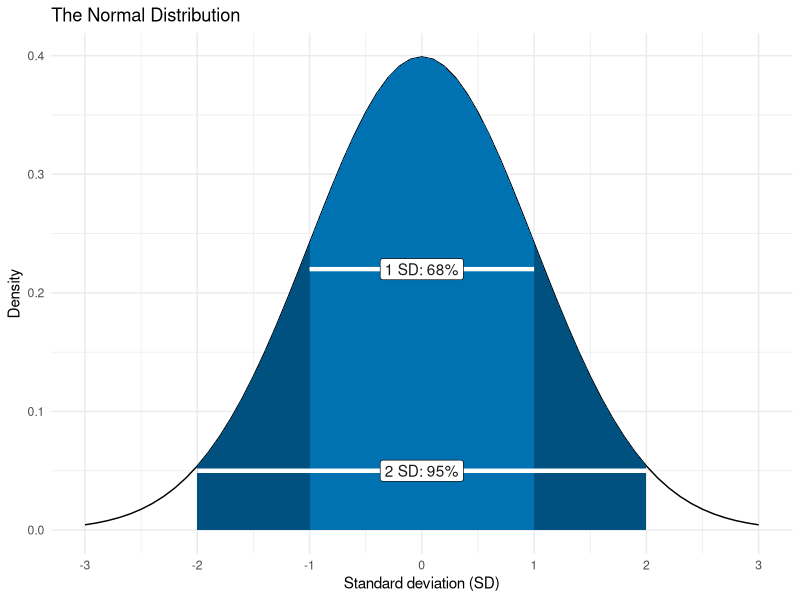
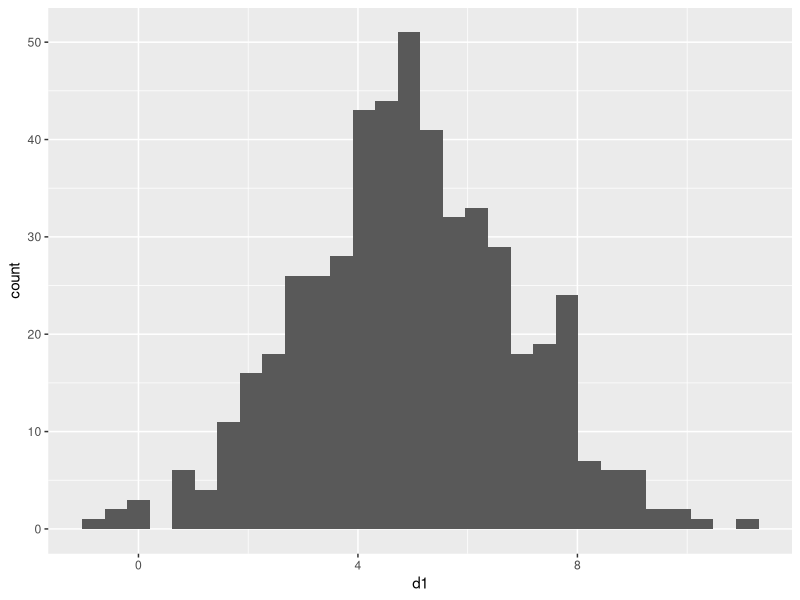
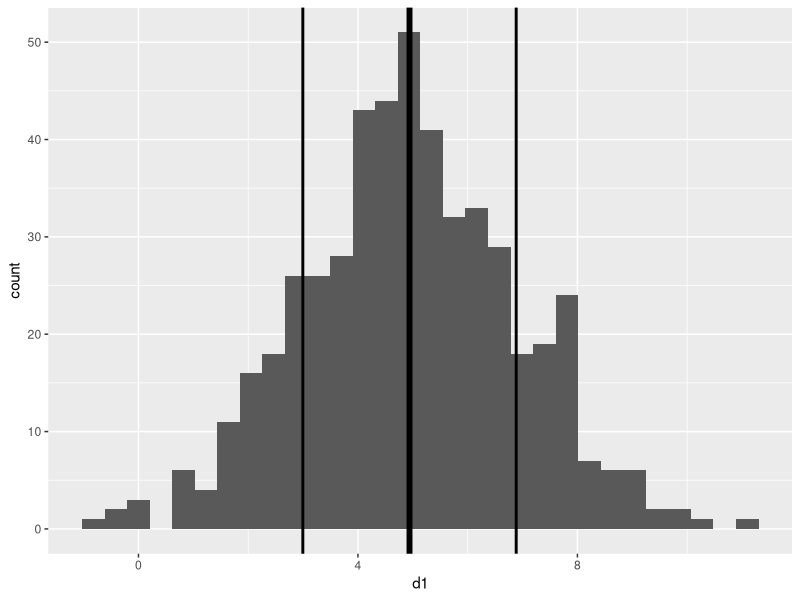
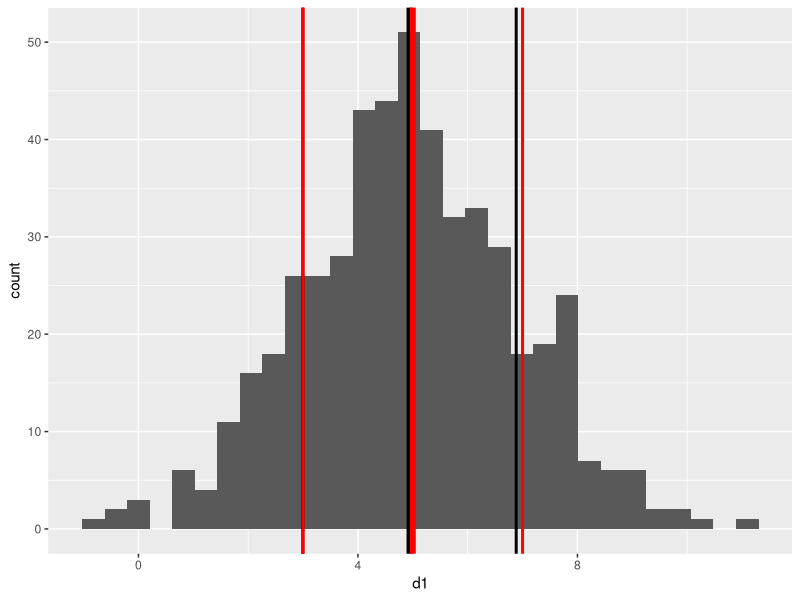
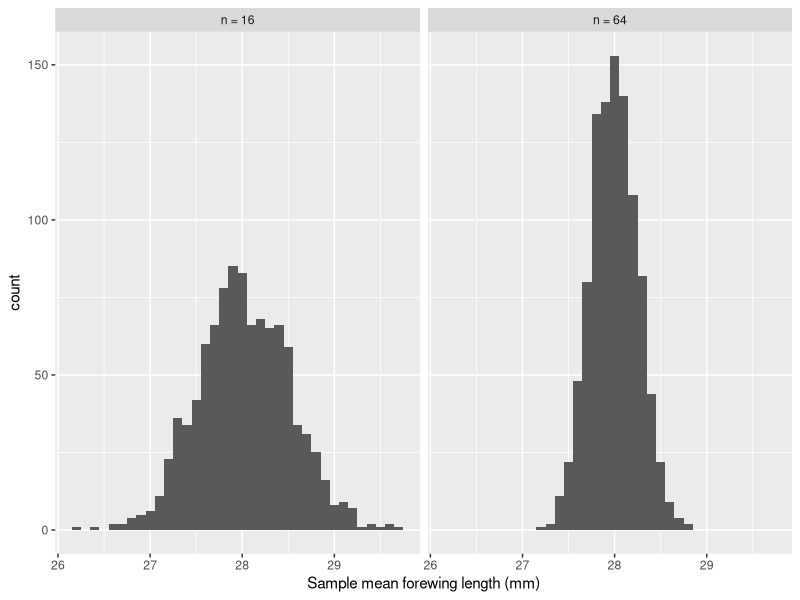
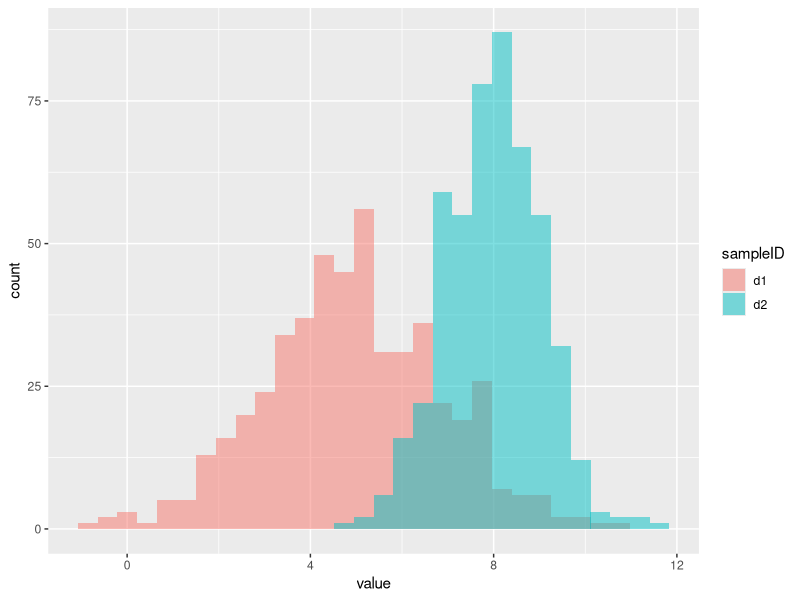

Here is the R script that generated these plots, in order: (Note: this script raises an error after producing the figures.)
## ---- chunk 1
library(ggplot2)
library(dplyr)
library(tidyr)
## ---- chunk 2
p <- c(0.2, 0.5, 0.7, 0.8)
odds <- p / (1 - p)
odds
## ---- chunk 3
# Create the data frame with normal distribution density and highlight regions for 1 and 2 SDs
normData <- data.frame(x = seq(-3, 3, 0.1)) %>%
  mutate(
    dens = dnorm(x, mean = 0, sd = 1),
    sd1 = between(x, -1, 1),
    sd2 = between(x, -2, 2)
  )

# Create the plot
ggplot(normData, aes(x = x, y = dens)) +
  geom_line() +  # Line for the normal distribution
  geom_ribbon(  # Area for 2 SD region
    data = filter(normData, sd2),
    aes(ymax = dens, ymin = 0), fill = "#00517f"
  ) +
  geom_ribbon(  # Area for 1 SD region
    data = filter(normData, sd1),
    aes(ymax = dens, ymin = 0), fill = "#0072B2"
  ) +
  # Use annotate for the 1 SD segment and label
  annotate(
    "segment", x = -1, xend = 1, y = 0.22, yend = 0.22,
    colour = "#FFFFFF", linewidth = 1.5
  ) +
  annotate(
    "label", label = "1 SD: 68%", x = 0, y = 0.22,
    colour = "gray10", fill = "#FFFFFF"
  ) +
  # Use annotate for the 2 SD segment and label
  annotate(
    "segment", x = -2, xend = 2, y = 0.05, yend = 0.05,
    colour = "#FFFFFF", linewidth = 1.5
  ) +
  annotate(
    "label", label = "2 SD: 95%", x = 0, y = 0.05,
    colour = "gray10", fill = "#FFFFFF"
  ) +
  # Axis labels and title
  xlab("Standard deviation (SD)") +
  ylab("Density") +
  scale_x_continuous(breaks = seq(-4, 4, 1)) +
  ggtitle("The Normal Distribution") +
  theme_minimal()  # Use a clean theme

## ---- chunk 4
set.seed(3542)
## ---- chunk 5
rnorm(6, 5, 2)
## ---- chunk 6
set.seed(42)
rn <- data.frame(d1 = rnorm(500, 5, 2))
summary(rn) # Take a look

# Plot the data
(p1 <- ggplot(rn, aes(x = d1)) +
  geom_histogram()
)
## ---- chunk 7
(sv <- rn %>%
  summarise(
    meanEst = mean(d1),
    sdEst = sd(d1),
    varEst = var(d1),
    semEst = sd(d1) / sqrt(n())
  )
)
## ---- chunk 8
(p2 <- p1 +
  geom_vline(xintercept = sv$meanEst, linewidth = 2) + # mean
  geom_vline(xintercept = sv$meanEst + sv$sdEst, linewidth = 1) + # high
  geom_vline(xintercept = sv$meanEst - sv$sdEst, linewidth = 1) # low
)
## ---- chunk 9
(p3 <- p2 +
  geom_vline(xintercept = 5, linewidth = 2, colour = "red") + # mean
  geom_vline(xintercept = 5 + 2, linewidth = 1, colour = "red") + # high
  geom_vline(xintercept = 5 - 2, linewidth = 1, colour = "red") # low
)
## ---- chunk 10
set.seed(28)
means16 <- replicate(1000, mean(rnorm(16, mean = 28, sd = 2)))
means64 <- replicate(1000, mean(rnorm(64, mean = 28, sd = 2)))

sd(means16) # the spread of the sample means: compare with 2 / sqrt(16) = 0.5
sd(means64) # compare with 2 / sqrt(64) = 0.25

sampleMeans <- data.frame(
  n = rep(c("n = 16", "n = 64"), each = 1000),
  sampleMean = c(means16, means64)
)

ggplot(sampleMeans, aes(x = sampleMean)) +
  geom_histogram(binwidth = 0.1) +
  facet_grid(. ~ n) +
  xlab("Sample mean forewing length (mm)")
## ---- chunk 11
set.seed(42)
rn <- data.frame(d1 = rnorm(500, 5, 2), d2 = rnorm(500, 8, 1))
summary(rn)
## ---- chunk 12
rn <- pivot_longer(rn,
  cols = c(d1, d2), names_to = "sampleID",
  values_to = "value"
) # rearrange data

# Plot histograms using "identity", and make them transparent
ggplot(rn, aes(x = value, fill = sampleID)) +
  geom_histogram(position = "identity", alpha = 0.5)
## ---- chunk 13
set.seed(42)
poissonData <- data.frame(x = seq(0, 10, 1)) %>%
  mutate(dens = dpois(x, lambda = 2))

L2 <- ggplot(poissonData, aes(x = x, y = dens)) +
  geom_point() +
  geom_segment(aes(x = x, xend = x, y = 0, yend = dens)) +
  scale_x_continuous(breaks = 0:10) +
  xlab("x") +
  ylab("Probability") +
  theme_minimal()

poissonData <- data.frame(x = seq(0, 10, 1)) %>%
  mutate(dens = dpois(x, lambda = 5))

L5 <- ggplot(poissonData, aes(x = x, y = dens)) +
  geom_point() +
  geom_segment(aes(x = x, xend = x, y = 0, yend = dens)) +
  scale_x_continuous(breaks = 0:10) +
  xlab("x") +
  ylab("Probability") +
  theme_minimal()

L2 + ggtitle("lambda = 2") + L5 + ggtitle("lambda = 5")
## ---- chunk 14
set.seed(23)
rp <- data.frame(d1 = rpois(500, 2.4))
summary(rp) # Take a look

# Plot the data
(p1 <- ggplot(rp, aes(x = d1)) +
  geom_histogram(binwidth = 1) # we know the bins will be 1
)
## ---- chunk 15
(sv <- rp %>%
  summarise(
    meanEst = mean(d1),
    sdEst = sd(d1)
  )
)
## ---- chunk 16
p1 +
  geom_vline(xintercept = sv$meanEst, linewidth = 2) +
  geom_vline(xintercept = sv$meanEst + 2 * sv$sdEst, linewidth = 1) +
  geom_vline(xintercept = sv$meanEst - 2 * sv$sdEst, linewidth = 1)
## ---- chunk 17
(sv <- rp %>%
  summarise(
    minVal = min(d1),
    q25 = quantile(d1, 0.25),
    med = median(d1),
    q75 = quantile(d1, 0.75),
    maxVal = max(d1)
  )
)

# base R summary is just as good.
summary(rp$d1)
## ---- chunk 18
set.seed(42)
rn <- data.frame(
  normDist = rnorm(500, 2, 2),
  poisDist = rpois(500, 2.4)
)
summary(rn)

rn <- pivot_longer(rn,
  cols = c(normDist, poisDist),
  names_to = "sampleID", values_to = "value"
) # rearrange data

# Plot histograms using "identity", and make them transparent
ggplot(rn, aes(x = value, fill = sampleID)) +
  geom_histogram(position = "identity", alpha = 0.5, binwidth = 1)
## ---- chunk 19
ggplot(rn, aes(x = sampleID, y = value, fill = sampleID)) +
  geom_boxplot()
## ---- chunk 20
set.seed(20)
coinToss <- c("Heads", "Tails")
sample(coinToss, 1)
## ---- chunk 21
set.seed(25)
result <- sample(coinToss, 6, replace = TRUE)
table(result)
## ---- chunk 22
set.seed(2)
result <- data.frame(result = sample(coinToss, 6, replace = TRUE))

ggplot(result, aes(x = result)) +
  geom_bar()
## ---- chunk 23
set.seed(123)
diceRoll <- 1:6
sample(diceRoll, 1)
